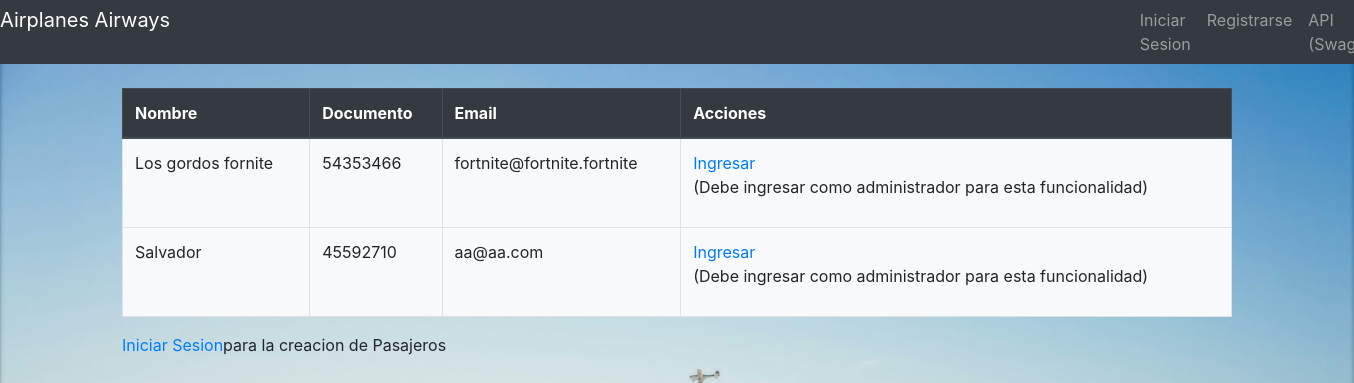
/passengers/, run on the app's committed database.
### apps/passengers/models.py (models this page shows, shortened)
class Passenger(models.Model):
    name = models.CharField(max_length=100)
    document = models.CharField(max_length=20, unique=True)
    email = models.EmailField()
    phone = models.CharField(max_length=20)
    date_birth = models.DateField()
    document_type = models.CharField(max_length=50, choices=DOCUMENT_TYPE_CHOICES)

### apps/passengers/views.py (the view)
# urls.py: path('', PassengerListView.as_view(), name='passengerList'),
class PassengerListView(ListView):
    model = Passenger
    template_name = 'passengers/List.html'
    context_object_name = 'passengers'
    paginate_by = 10

### apps/passengers/templates/passengers/List.html (shortened to what this page needs)
{% extends 'base.html' %}
{% block content %}
<div class="container mt-4">
    <table class="table table-bordered bg-light">
        <thead class="thead-dark">
            <tr>
                <th scope="col">Nombre</th>
                <th scope="col">Documento</th>
                <th scope="col">Email</th>
                <th scope="col">Acciones</th>
            </tr>
        </thead>
        <tbody>
            {% for passenger in passengers %}
            <tr>
                <td>{{passenger.name}}</td>
                <td>{{passenger.document}}</td>
                <td>{{passenger.email}}</td>
                {% if user.is_superuser %}
                <td>
                    <a href="{% url 'passengerDetail' passenger.id %}" class="fa fa-eye" aria-hidden="true"> Ver </a>
                    <a href="{% url 'passengerUpdate' passenger.id %}" class="fa fa-eye" aria-hidden="true"> Editar </a>
                    <a href="{% url 'passengerDelete' passenger.id %}" class="fa fa-trash" aria-hidden="true"> Borrar </a>
                </td>
                {% else %}
                <td>
                    <a href="{% url 'login' %}" class="fa fa-eye" aria-hidden="true"> Ingresar </a>
                    <p>(Debe ingresar como administrador para esta funcionalidad)</p>
                </td>
                {% endif %}
            </tr>
            {% endfor %}
        </tbody>
    </table>
    {% if user.is_superuser %}
        <a href="{% url 'passengerCreate' %}" class="btn btn-info">Crear Pasajero</a>
    {% else %}
        <p><a href="{ url 'login' }" class="fa fa-eye">Iniciar Sesion</a>para la creacion de Pasajeros</p>
    {% endif %}
</div>
{% endblock %}

### data on the page
Passenger: name "Los gordos fornite", document "54353466", email "fortnite@fortnite.fortnite"
Passenger: name "Salvador", document "45592710", email "aa@aa.com"
